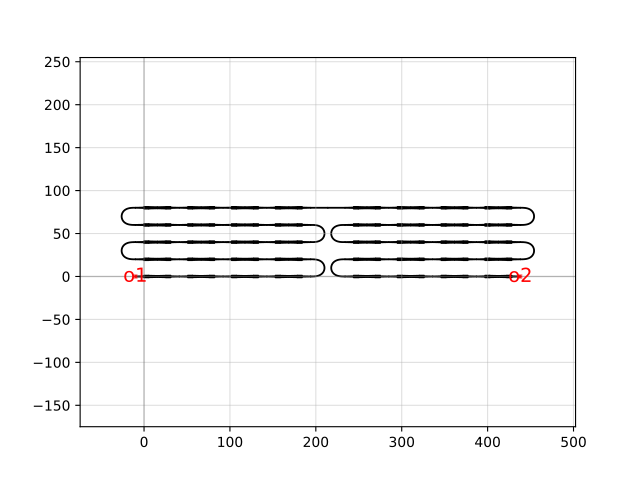

The script that drew this image:
import gdsfactory as gf

c = gf.components.cutback_splitter(cols=4, rows=5, port1='o1', port2='o2', port3='o3', mirror=False, cross_section='strip')
c.plot()
